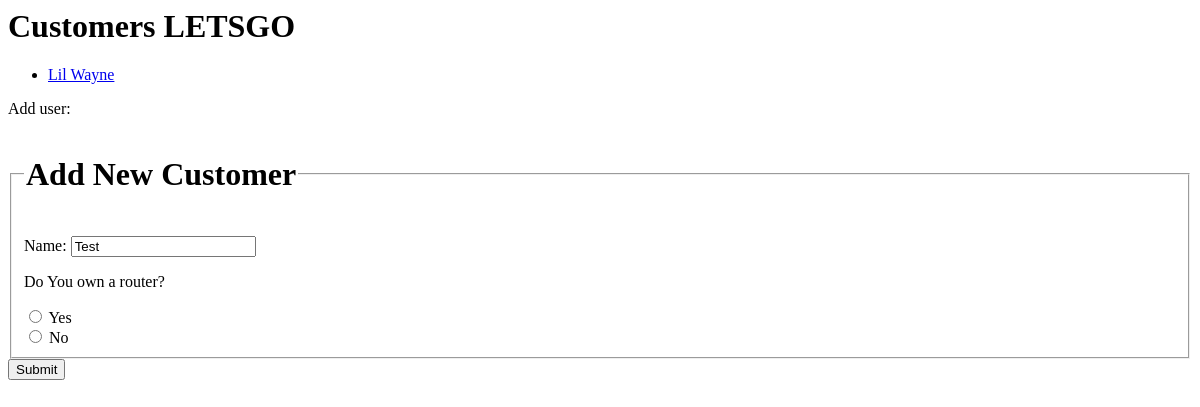
/WebStore/customers/, run on an earlier commit of the app's database.
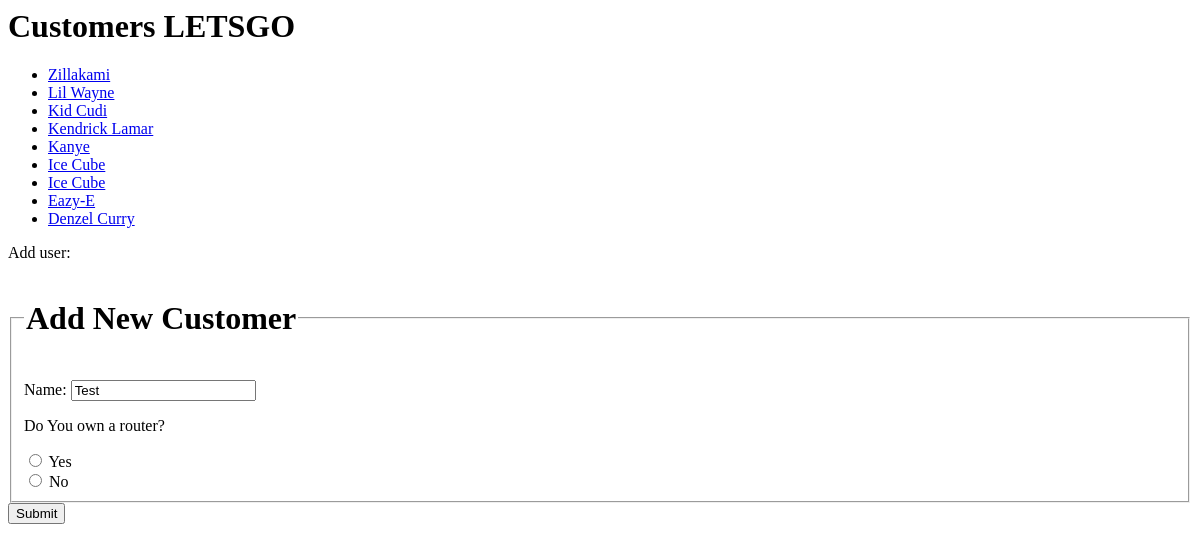
And on a later commit of the database.
### WebStore/models.py (models this page shows)
class Customers(models.Model):
    CustomerID = models.IntegerField(primary_key=True)
    CustomerName = models.CharField(max_length=200)
    OwnsRouter = models.BooleanField(default=False)

### WebStore/views.py (the view)
# urls.py: path('customers/', views.CustomerLi, name='customerLi'),
def CustomerLi(request):
    CustomerList = Customers.objects.order_by('-CustomerName')
    context = {
        'CustomerList': CustomerList,
    }
    return render(request, 'WebStore/Customers.html', context)

### WebStore/templates/WebStore/Customers.html (shortened to what this page needs)
<h1> Customers LETSGO</h1>
{% if CustomerList %}
<ul>
    {% for Customer in CustomerList %}
    <li><a href="{% url 'WebStore:detail' Customer.CustomerID %}">{{ Customer.CustomerName }}</a></li>
    {% endfor %}
</ul>
{% else %}
<p>No polls are available.</p>
{% endif %}
<p>Add user:</p>
<form action="{% url 'WebStore:AddCustomer' %}" method="post">
    <fieldset>
        <legend>
            <h1>Add New Customer </h1>
        </legend>
        <p>Name: <input type="text" name="CusName" value="Test"> </p>
        <p>Do You own a router?</p>
        <input type="radio" name="router" id="True" value="True">
        <label for="router">Yes</label><br>
        <input type="radio" name="router" id="False" value="False">
        <label for="router">No</label><br>
    </fieldset>
    <input type="submit" value="Submit">
</form>

What changed in the data, as far as the page shows it:
added Customers: CustomerName "Zillakami"
added Customers: CustomerName "Kid Cudi"
added Customers: CustomerName "Kendrick Lamar"
added Customers: CustomerName "Kanye"
added Customers: CustomerName "Ice Cube"
added Customers: CustomerName "Ice Cube"
added Customers: CustomerName "Eazy-E"
added Customers: CustomerName "Denzel Curry"
